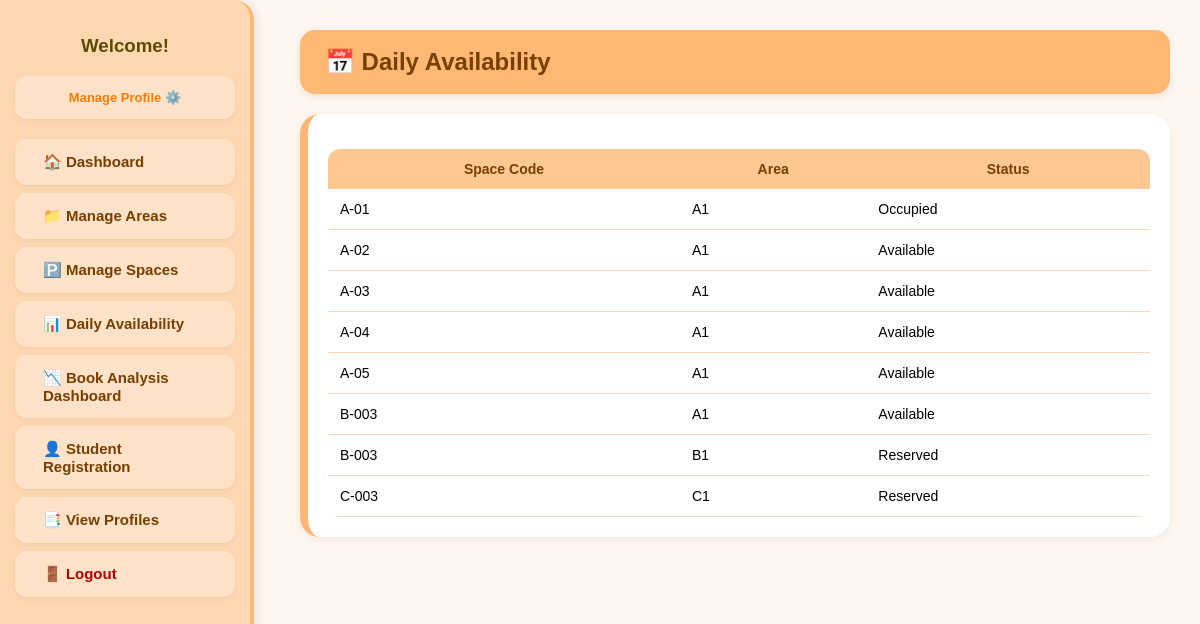
/Module2/daily_availability.php, run on the app's committed database.
### tables this page shows
CREATE TABLE `parking_space` (
  `ParkingSpaceID` varchar(10) NOT NULL,
  `ParkingAreaID` varchar(10) NOT NULL,
  `StatusID` varchar(10) DEFAULT NULL,
  `SpaceCode` varchar(20) DEFAULT NULL,
  `SpaceType` varchar(20) DEFAULT NULL
);

CREATE TABLE `parking_area` (
  `ParkingAreaID` varchar(10) NOT NULL,
  `AreaCode` varchar(20) DEFAULT NULL,
  `AreaName` varchar(50) DEFAULT NULL,
  `AreaType` varchar(20) DEFAULT NULL,
  `AreaDescription` text DEFAULT NULL,
  `AreaStatus` varchar(20) NOT NULL DEFAULT 'Active',
  `Capacity` int(11) DEFAULT NULL,
  `LocationDesc` varchar(100) DEFAULT NULL
);

CREATE TABLE `space_status` (
  `StatusID` varchar(10) NOT NULL,
  `StatusName` varchar(50) DEFAULT NULL,
  `Description` text DEFAULT NULL
);

### Module2/daily_availability.php (the view, shortened to what this page needs)
<?php
require '../config.php';
$sql = "SELECT ps.SpaceCode, pa.AreaCode, ss.StatusName
        FROM parking_space ps
        LEFT JOIN parking_area pa ON ps.ParkingAreaID = pa.ParkingAreaID
        LEFT JOIN space_status ss ON ps.StatusID = ss.StatusID
        ORDER BY pa.AreaCode, ps.SpaceCode";
$res = $conn->query($sql);
?>
<!doctype html>
<html lang="en">
<head>
<link rel="stylesheet" href="../templates/admin_style.css">
</head>
<body>
<?php include_once('../templates/admin_sidebar.php'); ?>
<div class="main-content">
<div class="page-box">
<header class="header">📅 Daily Availability</header>
<div class="box">
  <table>
    <thead>
      <tr>
        <th>Space Code</th>
        <th>Area</th>
        <th>Status</th>
      </tr>
    </thead>
    <tbody>
      <?php while ($r = $res->fetch_assoc()): ?>
      <tr>
        <td><?= htmlspecialchars($r['SpaceCode']) ?></td>
        <td><?= htmlspecialchars($r['AreaCode']) ?></td>
        <td><?= htmlspecialchars($r['StatusName']) ?></td>
      </tr>
      <?php endwhile; ?>
    </tbody>
  </table>
</div>
</div>
</div>
</body>
</html>

### templates/admin_style.css (style rules this page uses)
body { margin: 0; font-family: "Poppins", Arial, sans-serif; background: #FFF7EF; display: flex; }
.main-content { margin-left: 270px; padding: 30px; width: calc(100% - 270px); }
.header { background: #FFB873; padding: 18px 25px; border-radius: 15px; margin-bottom: 20px; font-size: 24px; font-weight: 700; color: #773f00; box-shadow: 0 3px 8px rgba(0,0,0,0.08); }
.box { background: #FFFFFF; padding: 20px; border-radius: 20px; margin-top: 20px; border-left: 8px solid #FFB873; box-shadow: 0 3px 10px rgba(0,0,0,0.06); }
table { width: 100%; border-collapse: collapse; margin-top: 15px; border-radius: 12px; overflow: hidden; background: #fff; }
th { background: #FFC893; padding: 12px; color: #773f00; font-weight: 700; font-size: 14px; }
td { padding: 12px; border-bottom: 1px solid #FFD7B8; font-size: 14px; }

### data on the page
parking_space: SpaceCode "A-01", ParkingAreaID.AreaCode "A1", StatusID.StatusName "Occupied"
parking_space: SpaceCode "A-02", ParkingAreaID.AreaCode "A1", StatusID.StatusName "Available"
parking_space: SpaceCode "A-03", ParkingAreaID.AreaCode "A1", StatusID.StatusName "Available"
parking_space: SpaceCode "A-04", ParkingAreaID.AreaCode "A1", StatusID.StatusName "Available"
parking_space: SpaceCode "A-05", ParkingAreaID.AreaCode "A1", StatusID.StatusName "Available"
parking_space: SpaceCode "B-003", ParkingAreaID.AreaCode "A1", StatusID.StatusName "Available"
parking_space: SpaceCode "B-003", ParkingAreaID.AreaCode "B1", StatusID.StatusName "Reserved"
parking_space: SpaceCode "C-003", ParkingAreaID.AreaCode "C1", StatusID.StatusName "Reserved"
